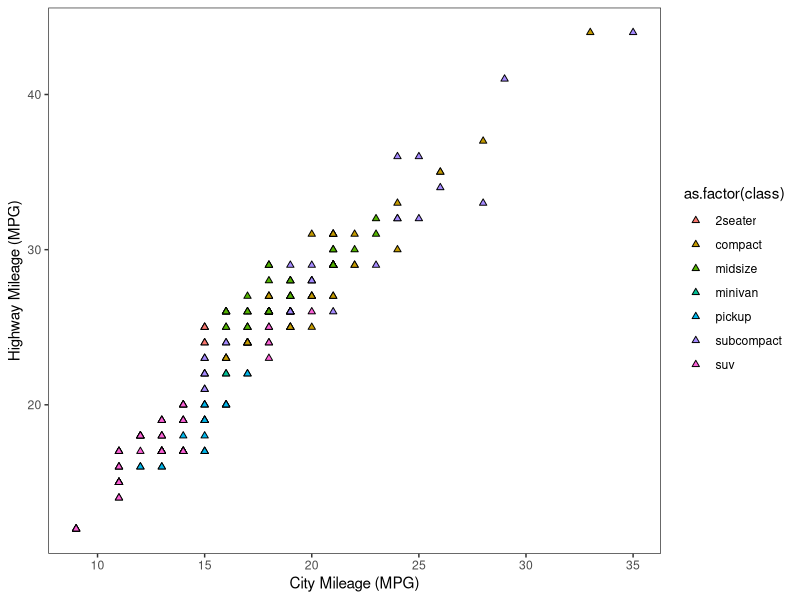
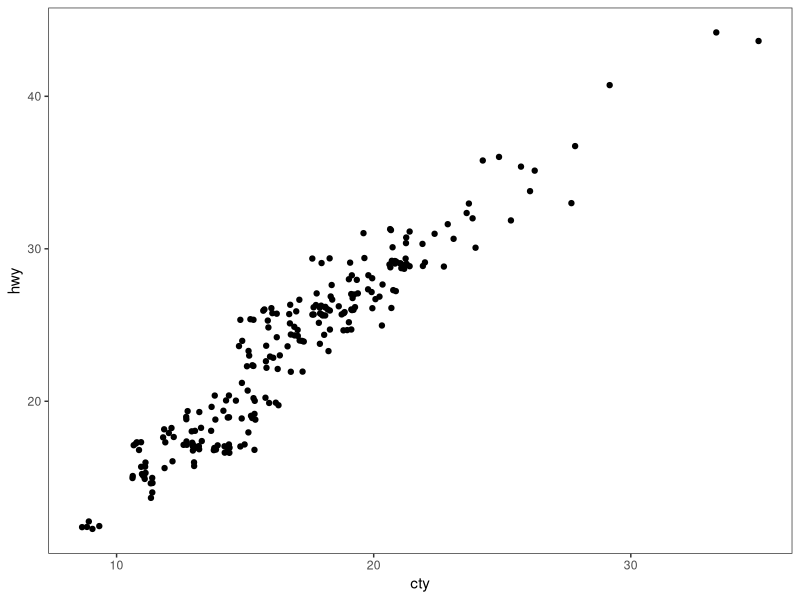
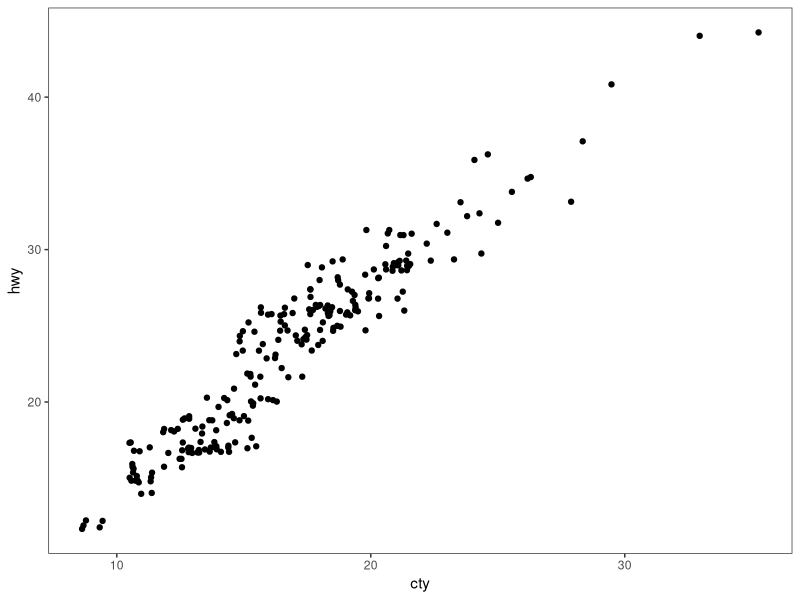
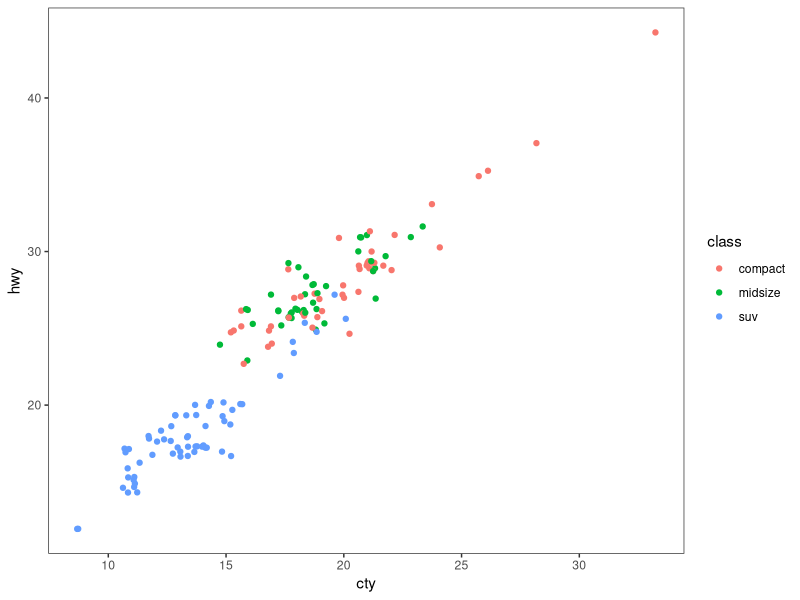
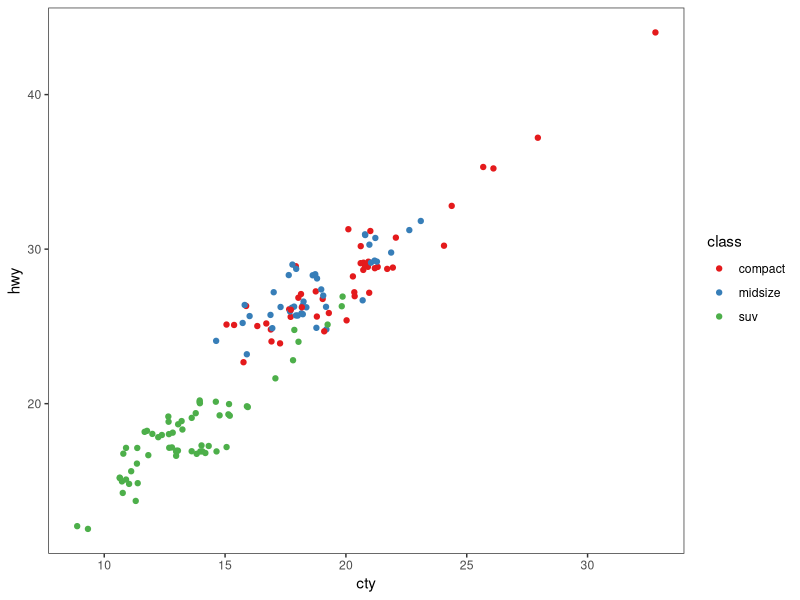
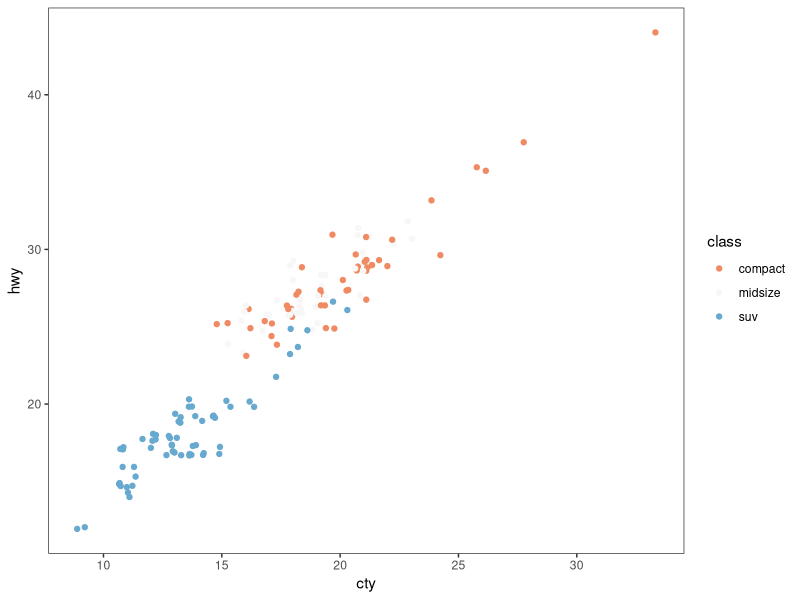
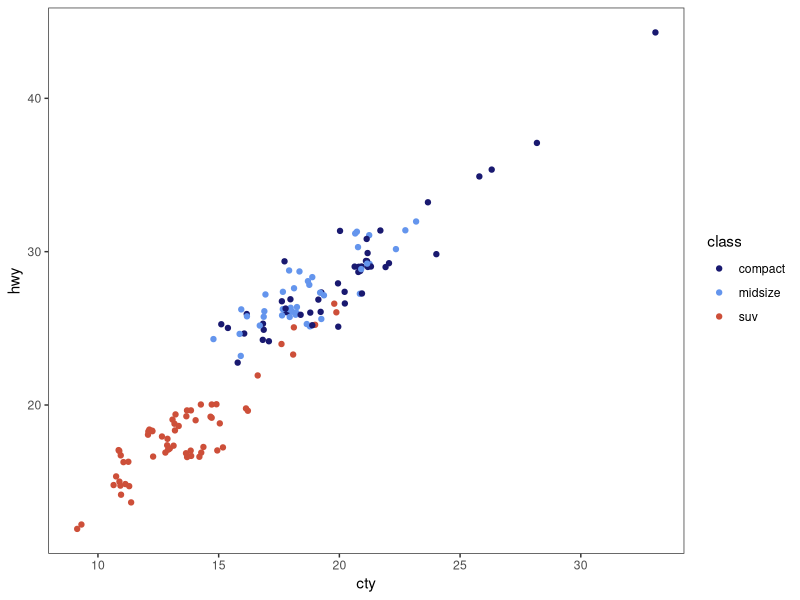
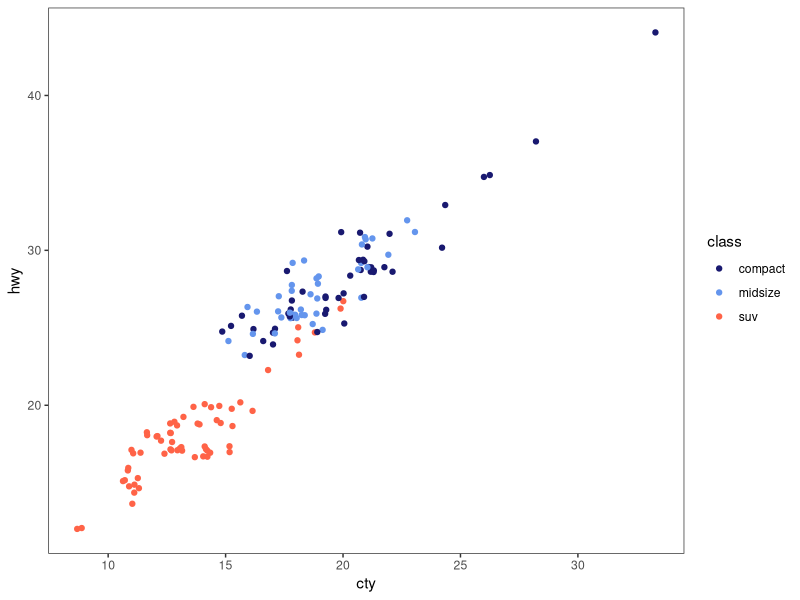

These figures' R source, in order: (Note: this script raises an error after producing the figures.)
# ---------------------------------------------------------- #
#### MODULE 3: Plot even more data!                       ####               
# ---------------------------------------------------------- #

## OBJECTIVE:
# 1. To develop a "grammar of graphics".
# 2. To become comfortable using ggplot2 for exploratory data visualization.


# ---------------------------------------------------------- #
#### SET UP:                                              ####
# ---------------------------------------------------------- #
# REMINDER: In RStudio, open the Rproject for our course (UNCG_DataWrangling), 
# pull any changes from GitHub, and navigate to the branch you created for 
# yourself (just a single branch for the whole semester) in RStudio's Git tab.
# Open this week's assignment in this new branch to complete and submit on GitHub.
# Ideally, you'll commit your answers a bit at a time as you work through
# this assignment, rather than committing all at once at the end.

# Reminder of some helpful resources for graphing in R:
# ggplot Cookbook: http://www.cookbook-r.com/Graphs/
# Official ggplot2 Book: https://ggplot2-book.org/
# Themes in ggplot2: https://ggplot2-book.org/polishing.html#themes

# In ggplot2, aesthetic means “something you can see”. Each aesthetic is a
# mapping between a visual cue and a variable.
# Examples include:
# position (i.e., on the x and y axes)
# color (“outside” color)
# fill (“inside” color)
# shape (of points)
# line type
# size

# Each type of geometric object (geom) accepts only a subset of all aesthetics.
# Refer to the geom help pages to see what mappings each geom accepts. Aesthetic
# mappings are set with the aes() function.

# TASK: We will be using the ggplot2 package for graphing. Fortunately, ggplot2 
# is nested within the tidyverse package (along with many others).
# Start by writing code to load the tidyverse library.
# HINT: see the end of assignment #1 if you forgot how to load a package.

library(tidyverse)

# TASK: Write code below to set your theme to black and white and both your major
# AND minor gridlines to element_blank for all plots you'll be making today.
# HINT: Check back to last week's assignment section 1.9 for setting themes for
# all plots.

theme_set(theme_bw())

theme_update(panel.grid.major = element_blank(),
             panel.grid.minor = element_blank())


# ---------------------------------------------------------- #
#### 1.0 CORRELATION                                      ####
# ---------------------------------------------------------- #

# We learned how to make correlations last week, but it never hurts to get
# more practice! Let's start by using a data set built into ggplot2.
# The mpg dataset looks at the gas efficiency of different cars. Run the following
# code to load the data:
data(mpg, package = "ggplot2")

# TASK: Create a scatterplot (i.e., a dot plot) to relate city and highway mileage.
# Color the points by the class of car (class column) and label the x and y axis 
# to be more informative (City Mileage (MPG) vs Highway Mileage (MPG)).
# HINT: Refer back to last week's assignment or the ggplot help resources if you 
# forget how to make a scatterplot.

?plot()

ggplot(mpg, aes(x = cty, y = hwy)) + 
  geom_point(shape = 24, aes(fill = as.factor(class))) +
  xlab("City Mileage (MPG)") + 
  ylab("Highway Mileage (MPG)") 

# Looks alright, but the graph may be hiding some information...
# QUESTION: How many data points are in the mpg dataframe?

# 234 observations

# QUESTION: Approximately how many dots are in the graph you just made? How does
# that compare to the number of observations in the dataframe?

# I'm gonna say less than 100. Which is less than all the observations

# Try another correlation-focused geom that addresses this problem by running
# the following code:

ggplot(data=mpg, aes(x=cty, y=hwy)) + 
  geom_jitter()

# QUESTION: What happened when you created the plot with geom_jitter?

# The data points moved around a bit.

# QUESTION: Run the code to create a plot using geom_jitter a second time. Then run it
# again and again. What happens each time? Why is this happening?

# Points seem to be moving around their orginal point by a bit in a random direction each time it's run.

# TASK: The default in geom_jitter is to jitter (or slightly move) the points away
# from each other in both the x and y directions. Check the help file for geom_jitter
# and write code below to make a graph where you jitter points in only the x-dimension
# by 0.5.

?geom_jitter

ggplot(data=mpg, aes(x=cty, y=hwy)) + 
  geom_jitter(width = 0.5)

# ---------------------------------------------------------- #
#### 1.1 DETOUR! COLORS, COLORS, COLORS                   ####
# ---------------------------------------------------------- #

# Our world is so colorful, and our graphs can be too! But we want to be mindful
# of our color choices to not only be beautiful, but also informative and accessible.

# TASK: Create a new dataframe that filters our mpg data down to only information
# for car classes compact, midsize, and suv using an %in% statement. Name your 
# new dataframe mpgSubset.
# HINT: Refer back to the Transform assignment if you want help with %in% (or 
# try googling!)

mpgSubset <- mpg %>% mutate(class = ifelse(class %in% c("compact", "midsize", "suv"), class, NA)) %>% drop_na(class)


# ggplot has lots of nice (and some not so nice) built-in color palettes that we 
# can use to fill our bars with color. Try running the following code:

ggplot(data=mpgSubset, aes(x=cty, y=hwy, color=class)) +
  geom_jitter()

# The code above supplies us with ggplot's default color palette, which I find not
# so pleasing. Let's try to change this!

# We can add a statement specifying the scale of colors we would prefer. One way
# to do this is to use other pre-set palettes from ggplot. Run the code below to 
# ask ggplot to use the color brewer's palette called Set 1.

ggplot(data=mpgSubset, aes(x=cty, y=hwy, color=class)) +
  geom_jitter() +
  scale_color_brewer(palette="Set1")

# Alternatively, we could use the "RdBu" palette:

ggplot(data=mpgSubset, aes(x=cty, y=hwy, color=class)) +
  geom_jitter() +
  scale_color_brewer(palette="RdBu")

# QUESTION: Investigate the color brewer's range of palettes at this website: 
# https://r-graph-gallery.com/38-rcolorbrewers-palettes.html
# What do you notice about the colors chosen from each of the palettes that we
# used above? (i.e., does it use the first three colors in the palette? The last
# three? Some other combination?)

# Seems to have chosen at regular intervals throughout the pallete?


# We could also pick out EXACTLY which colors we want for our figure. 
# There are 4 main ways to specify colors in R:
### by name
### by number
### by Hex code
### with the rgb() function

# By Name: R allows you to call more than 600 colors by name! Run the following
# code to see a list:
colors()

# We can put in the colors we chose for each variable by adding the 
# scale_color_manual() function to our plot. Try it out by running the following
# code:

ggplot(data=mpgSubset, aes(x=cty, y=hwy, color=class)) +
  geom_jitter() +
  scale_color_manual(values=c('midnightblue', 'cornflowerblue', 'tomato3'))


# You can also chose colors by number, which are assigned in R.

# TASK: Copy and paste the code to make our scatterplot and replace the color names
# with three numbers of your choice (between 1 and 657). How does your new figure look?
# HINT: remember to remove the quotation marks when calling numbers.


# QUESTION: How do you think you could figure out which color name belongs to
# each color number?
# HINT: Try creating a dataframe from color() by passing it into the
# as.data.frame() function.

colorframe <- as.data.frame(colors())

# You can also chose colors by Hex code. A Hex color code is a 6-symbol code made
# of up to three 2-symbol elements (6 symbols in length all together). Each of 
# the 2-symbol elements represents a color value in the Red-Green-Blue (RGB) color
# scale from 0 to 255. Hex codes are written with a # in front of them. Let's try
# out calling our colors using hex code.

ggplot(data=mpgSubset, aes(x=cty, y=hwy, color=class)) +
  geom_jitter() +
  scale_color_manual(values=c('#191970', '#6495ED', '#FF6347'))

# There are two great things about hex codes. First, you can call ANY color you 
# want with a hex code. That is, you're not limited to the 657 colors that are
# in ggplot. By specifying the color by hex code, you can pick literally anything!

# TASK: Google the search term "color picker". This should bring up google's color
# picker (in addition to a billion other color picking websites). Use this color
# picker to generate the hex codes for three new colors of your choice. Then copy
# and paste the above code, replacing the hex codes with your color choices.

ggplot(data=mpgSubset, aes(x=cty, y=hwy, color=class)) +
  geom_jitter() +
  scale_color_manual(values=c('#7BAFD4', '#A61A32', '#0F2044'))


# The second great thing about hex codes is that you can control the transparency
# of your colors. Transparency is set in a hex code by adding two extra symbols
# to the end, which together make up the "alpha" element. Adding 00 to the end 
# of your hex code will make your color completely transparent, while adding FF 
# to the end will make it completely opaque. Any number/letters in-between will 
# result in partial transparency. You can find a complete list of transparencies
# between 0-100% here: https://gist.github.com/lopspower/03fb1cc0ac9f32ef38f4

# TASK: Try out transparency by copying and pasting your graph code below and
# adding the alpha element to the end of each of your hex codes to make your
# first color 0% transparent, your second color 50% transparent, and your third
# color 100% transparent.

ggplot(data=mpgSubset, aes(x=cty, y=hwy, color=class)) +
  geom_jitter() +
  scale_color_manual(values=c('#7BAFD400', '#A61A3280', '#0F2044FF'))


# QUESTION: What happened to the point that you set to 100% transparent?

# They became spectral :O

# Finally, we can set our colors using the rgb() function. This operates very
# similarly to the hex code, where you can pick exactly the color and transparency
# you want. Try it out by running the following code:

ggplot(data=mpgSubset, aes(x=cty, y=hwy, color=class)) +
  geom_jitter() +
  scale_color_manual(values=c(rgb(.10, .10, .44, 1), rgb(.39, .58, .93, 1), rgb(1.0, .39, .28, 1)))

# TASK: Modify the above code to make all of your points 50% transparent.

?rgb

ggplot(data=mpgSubset, aes(x=cty, y=hwy, color=class)) +
  geom_jitter() +
  scale_color_manual(values=c(rgb(.10, .10, .44, .5), rgb(.39, .58, .93, .5), rgb(1.0, .39, .28, .5)))



# There are so many inventive and artistic people in the world who have expanded
# the offerings for colors in ggplot. Check out some notable ones listed below
# when choosing colors for this assignment.
### Color-blind friendly palettes: https://github.com/JLSteenwyk/ggpubfigs
### Color palettes from vintage National Parks posters: https://github.com/katiejolly/nationalparkcolors
### Color palettes based on Wes Anderson movies: https://github.com/karthik/wesanderson
### Color palettes from famous Dutch paintings: https://github.com/EdwinTh/dutchmasters


# ---------------------------------------------------------- #
#### 1.2 DETOUR! LEGENDS                                  ####
# ---------------------------------------------------------- #

# When you specify colors in your ggplot code, R throws in a bonus legend for free!
# However, this legend is often not as clear or visually appealing as we might 
# prefer. But as with all geometric objects in ggplot, legends can be easily altered.

# Run the following code to create a scatter plot. Feel free to modify the colors
# as you prefer!

ggplot(data=mpgSubset, aes(x=cty, y=hwy, color=class)) +
  geom_jitter()

# QUESTION: Where did ggplot get the legend title and values from?

# Pulled from the aes function.

# We could change the title and values in our legend by altering the dataframe
# we are passing into ggplot. But that seems a bit drastic. Instead, we can 
# lean on the same code that specifies our color picks to alter the legend text.
# Try it out by running the following code:

ggplot(data=mpgSubset, aes(x=cty, y=hwy, color=class)) + 
  geom_jitter() + 
  scale_color_manual(values=c('#FCBA03', '#380754', '#496916'), #Change point colors
                     name='Class of Car', #Makes legend name 
                     breaks=c('suv', 'midsize', 'compact'), #Adds space between groups in legend?
                     labels=c('SUV', 'Midsize', 'Compact')) #Rename legend entries

?scale_color_manual

# TASK: Label each line of the code above with what it is doing.
# HINT: Check the scale_color_manual help file or ggplot Cookbook for more info.


# IMPORTANT: It is important to pay attention to the order you provide ggplot with 
# your color choices and legend labels! Try running the following code:

ggplot(data=mpgSubset, aes(x=cty, y=hwy, color=class)) + 
  geom_jitter() + 
  scale_color_manual(values=c('#FCBA03', '#380754', '#496916'), 
                     name='Class of Car', 
                     breaks=c('suv', 'midsize', 'compact'), 
                     labels=c('Compact', 'SUV', 'Midsize')) 


# QUESTION: What is wrong with the code above? Why is it so important to be
# careful with the order you pass information into ggplot?

# Labels are not in the same order as break. So the points are representing different groups.

# While changing the legend text and factor order takes place in the scale_color_manual
# step, moving the legend around on the graph page is part of the graph theme. We
# can try this out using the code below:

ggplot(data=mpgSubset, aes(x=cty, y=hwy, color=class)) + 
  geom_jitter() + 
  theme(legend.position='top')


# TASK: Modify the code above to have the legend display along the bottom of
# the figure.

ggplot(data=mpgSubset, aes(x=cty, y=hwy, color=class)) + 
  geom_jitter() + 
  theme(legend.position='bottom')

# We can also have the legend located within the area of the graph itself! We can 
# do this by specifying the coordinates for where the legend should go within the
# graph axes. First we set the legend position and then we set the anchoring 
# position by justifying the legend.
### bottom left: 0,0
### bottom right: 1,0
### top left: 0,1
### top right: 1,1

# Try it out by running the following code:

ggplot(data=mpgSubset, aes(x=cty, y=hwy, color=class)) + 
  geom_jitter() + 
  theme(legend.position=c(1,0), legend.justification=c(1,0))

# QUESTION: What happens if you don't include the code for legend justification
# above?

# The legend is off the graph

ggplot(data=mpgSubset, aes(x=cty, y=hwy, color=class)) + 
  geom_jitter() + 
  theme(legend.position=c(1,0))

# TASK: Copy and paste the code from above. Modify it to place the legend in the
# upper left part of the graph.

ggplot(data=mpgSubset, aes(x=cty, y=hwy, color=class)) + 
  geom_jitter() + 
  theme(legend.position=c(0,1), legend.justification=c(0,1))


# Finally, we might want to remove the legend altogether! We would do so by
# modifying the theme as well. 

# TASK: Check the ggplot cookbook to find the legends section. Read what it says 
# about removing the legend. Then copy and paste the graph code from above. Modify
# the code to remove the legend.

ggplot(data=mpgSubset, aes(x=cty, y=hwy, color=class)) + 
  geom_jitter() + 
  theme(legend.position="none")


# ---------------------------------------------------------- #
#### 2.0 DEVIATION                                        ####
# ---------------------------------------------------------- #

# Used to compare variation in values between small number of items (or categories) 
# with respect to a fixed reference.

# Whether the graphical type is a deviation graph or a composition graph (or a 
# ranking graph) may depend on the underlying data structure.

# We used geom_bar() last week with factor data to create a bar graph. But
# geom_bar() is a bit tricky because it can make EITHER a bar graph or a histogram
# depending on the data you give it. The default of geom_bar() is to set stat to 
# count so if you give it just a continuous x value, it will make a histogram. Try
# it with the following code:

ggplot(data=mpg, aes(x=hwy)) + 
  geom_bar()

# In order to have the geom create bars and not a histogram, you must:
# 1) Set stat = identity
# 2) Provide both an x and a y inside the aes(), where x is either a character 
# or factor and y is numeric.

# TASK: Create a dataframe of summary statistics for the mpg data, calculating the
# mean, standard deviation, and standard error for highway mpg grouping by class.
# Name the resulting dataframe highwayMPG and your new variables hwy_mean, hwy_sd,
# and hwy_se.
# HINT: Look back at the Transform assignment if you forget how to summarize the
# data. Also recall, standard error = 1.96*standard deviation.

highwayMPG <-  mpgSubset %>% group_by(class) %>% 
  summarize(across(.cols=c('hwy'), .fns=list(mean=mean, sd=sd), na.rm=T)) %>% 
  mutate(hwy_se = 1.96*hwy_sd)

# TASK: Create a bar graph showing the average highway MPG on the y-axis and 
# car class on the x-axis. Fill the bars by class. Add in error bar caps that are 20%
# the width pf the bars.
# HINT: Don't forget to change stat from the default in your geom_bar() statement!

ggplot(data= highwayMPG, aes(x=class, y = hwy_mean, fill = class)) + 
  geom_bar(stat = "identity") +
  geom_errorbar(aes(ymin= hwy_mean-hwy_se,
                    ymax= hwy_mean+hwy_se,
                    width=0.2))


# ---------------------------------------------------------- #
#### 2.1 DETOUR! COLORS AND LEGENDS, AGAIN                ####
# ---------------------------------------------------------- #

# Recall that some geometric elements require fills instead of (or sometimes in
# addition to) colors.

# TASK: Create a bar graph with the mpg summary stats with the following parameters:
# (1) Black bar outline
# (2) Bars filled with the color brewer palette "Dark2" using the scale_fill_manual
#     statement
# (3) No legend
# (4) Informative x- and y-axis labels. 

# HINT: Carefully consider whether your color and/or fill should go within an aes() 
# statement, the scale_fill_manual or scale_color_manual statements, or neither.
# If in doubt, try a bunch of ways until it looks how we want it. And consult 
# your helpful ggplot resources on the web.

?scale_color_manual
?scale_fill_manual

ggplot(highwayMPG, aes(x = class, y = hwy_mean, fill = class)) +
  geom_bar(stat = "identity", color = "black") +
  geom_errorbar(aes(ymin= hwy_mean-hwy_se,
                    ymax= hwy_mean+hwy_se,
                    width=0.2)) + 
  xlab("Car Class") +
  ylab("Mean Highway MPG") +
  scale_fill_brewer(palette = "Dark2")


# ---------------------------------------------------------- #
#### 2.2 DETOUR! AXIS MODIFICATIONS                       ####
# ---------------------------------------------------------- #

# Run the following code, feeling free to modify colors as you prefer:

ggplot(data=highwayMPG, aes(x=class, y=hwy_mean, fill=class)) +
  geom_bar(stat='identity') 

# QUESTION: Where is ggplot getting the x-axis tick labels from?

# The aes function for x = class

# Often our tick labels are not the best. We can modify them to be more informative
# or visually appealing by directly modifying the dataframe, but again this feels
# a bit extreme. Instead, we can directly modify the scale of the axis. For axes
# that deal with categories, we are setting the discrete scale. Try it out by
# running the following code:

ggplot(data=highwayMPG, aes(x=class, y=hwy_mean, fill=class)) +
  geom_bar(stat='identity') +
  scale_x_discrete(labels=c('sport', 'compact', 'midsize', 'minivan', 'pickup', 'subcompact', 'SUV'))

# We can also change the scale of the continuous axes, including how large they are
# and where the tick marks fall as follows:

ggplot(data=highwayMPG, aes(x=class, y=hwy_mean, fill=class)) +
  geom_bar(stat='identity') +
  scale_y_continuous(breaks=seq(0, 50, 10)) +
  coord_cartesian(ylim=c(0,50))

# QUESTION: Try running the code above without the coord_cartesian() statement. 
# What is surprising about the resulting graph? Based on this result, what do you
# think the coord_cartesian() statement does?

ggplot(data=highwayMPG, aes(x=class, y=hwy_mean, fill=class)) +
  geom_bar(stat='identity') +
  scale_y_continuous(breaks=seq(0, 50, 10)) 

# This sets the Y min and max for visualizing data

# We can also add a statement into the scale discrete or continuous statements
# to name our axes, rather than putting in a whole separate step of xlab() or ylab().
# Try it out with the following code:

ggplot(data=highwayMPG, aes(x=class, y=hwy_mean, fill=class)) +
  geom_bar(stat='identity') +
  scale_x_discrete(name='Class of Car') +
  scale_y_continuous(name='Mean Highway MPG')


# Finally, we can flip our axes easily in ggplot as follows:

ggplot(data=highwayMPG, aes(x=class, y=hwy_mean, fill=class)) +
  geom_bar(stat='identity') +
  coord_flip()


# TASK: Let's put it all together. Make a graph of the mpg summary stats with the
# following specifications:
# (1) color by class of car using a color scheme of your choice (not the default)
# (2) plot the class of car on the x-axis and the highway MPG on the y axis
# (3) include better names for the x- and y-axis titles
# (4) include better names for the car classes
# (5) set the scale of the highway mpg to run from 0 to 30 with breaks every 5 
# (6) flip your axes
# (7) remove the legend

ggplot(highwayMPG, aes(x = class, y = hwy_mean, fill = class)) +
  geom_bar(stat = "identity") +
  scale_y_continuous(breaks=seq(0, 30, 5)) +
  coord_cartesian(ylim=c(0,30)) +
  xlab("Car Class") + ylab("Mean Highway MPG") +
  scale_fill_brewer(palette = 2) +
  scale_x_discrete(labels=c('Compact', 'Midsize', 'SUV')) +
  coord_flip() +
  theme(legend.position = "none")

  

# ---------------------------------------------------------- #
#### 3.0 RANKING                                          ####
# ---------------------------------------------------------- #
# Used to compare the position or performance of multiple items with respect to 
# each other. Actual values matters somewhat less than the ranking.

# TASK: Create a dataframe of summary statistics for the mpg data, calculating the
# mean, standard deviation, and standard error for CITY mpg grouping by class.
# Name the resulting dataframe cityMPG and your new variables city_mean, city_sd,
# and city_se.
# HINT: Look back at the Transform assignment if you forget how to summarize the
# data. Also, standard error = 1.96*standard deviation.

cityMPG <-  mpgSubset %>% group_by(class) %>% 
  summarize(across(.cols=c('cty'), .fns=list(mean=mean, sd=sd), na.rm=T)) %>% 
  mutate(cty_se = 1.96*cty_sd)

# Now we want to plot our data in order from smallest to largest city MPG to get
# a ranking. To do so, we need to use the reorder() function to rearrange the data
# going into our x-axis.

ggplot(cityMPG, aes(x=reorder(class, cty_mean), y=cty_mean)) + 
  geom_bar(stat="identity")

# TASK: Recreate the above ranking figure to include the following:
# (1) class of car on the x-axis with informative axis and tick labels
# (2) MPG ordered from highest to lowest (hint: try google if you're unsure)
# (3) bars with dary grey outlines and filled by class with your favorite color scheme
# (4) error bars with end caps 30% the width of the bars
# (5) y-axis from 0 to 30 with tick marks every 5
# (6) no legend.

ggplot(cityMPG, aes(x = reorder(class, -cty_mean), y = cty_mean, fill = class)) +
  geom_bar(stat = "identity", color = "darkgray") +
  theme(legend.position = "none") +
  ylab("Mean City MPG") +
  xlab("Car Class") 

  
  

# ---------------------------------------------------------- #
#### 4.0 DISTRIBUTION                                     ####
# ---------------------------------------------------------- #
# When you have lots and lots of data points and want to study where and how the
# data points are distributed.


# Histograms can be accomplished with either geom_bar() or geom_histogram()
ggplot(mpg, aes(hwy)) + 
  geom_histogram()

# TASK: Recreate the graph above, but using geom_bar() instead

ggplot(mpg, aes(hwy)) + 
  geom_bar()


# TASK: Try making a histogram with the categorical variable 'manufacturer'.
# What error message do you get?

ggplot(mpg, aes(manufacturer)) + 
  geom_histogram()

#requires a continuous x aesthetic
# ✖ the x aesthetic is discrete.

# QUESTION: What happens when you follow the advice of the error message and 
# make stat='count'?

ggplot(mpg, aes(manufacturer)) + 
  geom_histogram(stat="count")


# TASK: Make a boxplot comparing the distribution of cty (city mileage) for
# each class of car.
# HINT: Look back to last week if you forget how to make a boxplot.

ggplot(mpg, aes(x = as.factor(class), y=cty)) + 
  geom_boxplot()

# We can also make a different type of distribution, a violin plot using the 
# geom_violin statement as follows:

ggplot(mpg, aes(x=class, y=cty)) + 
  geom_violin()

# QUESTION: What does a violin plot show? Check google if you're unsure.

# It was taught to me as sort of the "shape" of the data. It's basically a 
# boxplot but presents a geometric object that is wider where there are more
# data points and more narrow where there are less data points/

# ---------------------------------------------------------- #
#### 5.0 COMPOSITION                                      ####
# ---------------------------------------------------------- #
# Bar charts and pie charts are classic ways of showing composition of a dataset.

# TASK: Let's get some data for this task by determining the number of cars from 
# each car manufacturer in our mpg dataframe. We can do this as follows:

manufacturerFreq <- mpg %>% 
  group_by(manufacturer) %>% 
  summarize(frequency=length(manufacturer)) %>% 
  ungroup()

# TASK: Make a bar graph of the number of cars (frequency) by manufacturer using
# the dataframe we created above.

ggplot(manufacturerFreq, aes(x=manufacturer, y=frequency)) +
  geom_bar(stat="identity")

# We can switch the bar chart you created above into a pie chart simply by changing
# the coordinate system through a series of steps as follows:

ggplot(manufacturerFreq, aes(x=manufacturer, y=frequency)) +
  geom_bar(stat="identity") +
  coord_polar() 

ggplot(manufacturerFreq, aes(x=manufacturer, y=frequency, fill=manufacturer)) +
  geom_bar(stat="identity") +
  coord_polar()

ggplot(manufacturerFreq, aes(x="", y=frequency, fill=manufacturer)) +
  geom_bar(stat="identity", width=1) +
  coord_polar()

ggplot(manufacturerFreq, aes(x="", y=frequency, fill=manufacturer)) +
  geom_bar(stat="identity", width=1) +
  coord_polar(theta="y")

ggplot(manufacturerFreq, aes(x="", y=frequency, fill=manufacturer)) +
  geom_bar(stat="identity", width=1) +
  coord_polar(theta="y", start=0) +
  theme_void() +
  theme(legend.title = element_text(size = 12.5), 
        legend.text  = element_text(size = 8.5),
        legend.key.size = unit(.75, "lines"))

# TASK: Annotate the code below to describe what each line does:
ggplot(manufacturerFreq, aes(x="", y=frequency, fill=manufacturer)) +
  geom_bar(stat="identity", width=1) +
  coord_polar(theta="y", start=0) +
  theme_void() +
  theme(legend.title = element_text(size = 12.5), 
        legend.text  = element_text(size = 8.5),
        legend.key.size = unit(.75, "lines"))

# 681 call ggplot, assign what values to present and how to color them.
# 682 tell R its a bar plot and organize by identity (manufact. in this case)
# 684 change to a specific pie chart form
# 684 $ 685 set the theme and move the lengend to desired position.

# ---------------------------------------------------------- #
#### 6.0 CHANGE                                           ####
# ---------------------------------------------------------- #

# Time series are often best visualized with line graphs. Let's try this out
# with some new data:
data("economics")

# TASK: Use the economics dataset to plot the number of people who are unemployed
# over time (unemploy vs date). Make a scatterplot, then connect the points with 
# lines using geom_line().
# HINT: use ?economics to get more information about this dataset.

ggplot(economics, aes(x = date, y = unemploy)) + 
  geom_point(shape = 1) +
  geom_line() +
  xlab("Date") + 
  ylab("Number of unemployed individuals") 

# ---------------------------------------------------------- #
#### GROUPS AND MAPS                                      ####
# ---------------------------------------------------------- #

# Let's save these for group project options, this assignment is really long!









# REMEMBER: Save and push your script when you're done with this assignment!
